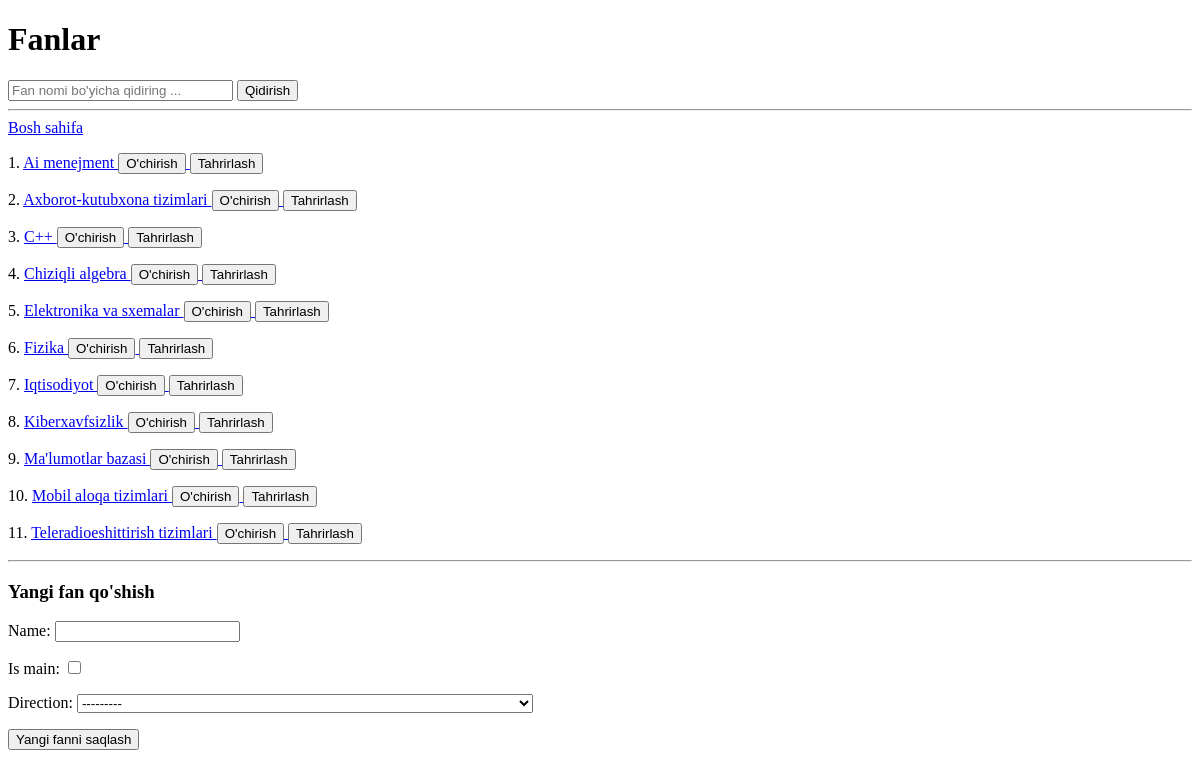
Before: /subjects/ with the older database file.
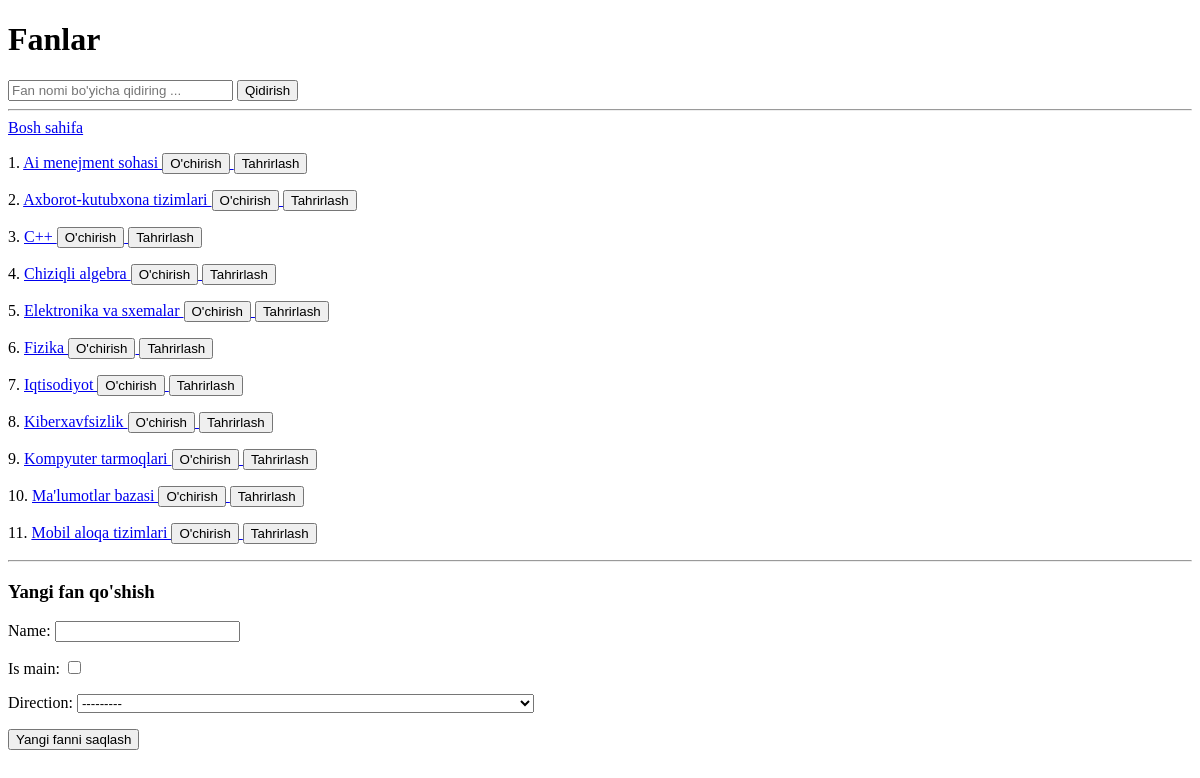
After: the same page with the newer database file.
### main/models.py (models this page shows, shortened)
class Subject(models.Model):
    name = models.CharField(max_length=200)
    is_main = models.BooleanField(default=False)
    direction = models.ForeignKey(Direction, on_delete=models.SET_NULL, null=True)

class Direction(models.Model):
    name = models.CharField(max_length=200)
    is_active = models.BooleanField(default=True)
    def __str__(self):
        return self.name

### main/views.py (the view)
# urls.py: path('subjects/',subjects_view, name='subjects'),
def subjects_view(request):
    form = SubjectForm()
    if request.method == 'POST':
        form = SubjectForm(request.POST)
        if form.is_valid():
            form.save()
        return redirect('subjects')
    subjects = Subject.objects.order_by('name')
    search = request.GET.get('search')
    if search is not None:
        subjects = Subject.objects.filter(name__contains=search)
    context = {
        'subjects': subjects,
        'form': form,
        'search': search,
    }
    return render(request, 'subjects.html', context)

### main/forms.py
class SubjectForm(forms.ModelForm):
    class Meta:
        model = Subject
        fields = '__all__'

### Template/subjects.html (shortened to what this page needs)
<!DOCTYPE html>
<html lang="uz">
<head>
</head>
<body>
    <h1>Fanlar</h1>
    <form method="get">
        <input type="text" name="search" placeholder="Fan nomi bo'yicha qidiring ..." size="25" {% if search %} value="{{ search }}" {% endif %}>
        <button type="submit">Qidirish</button>
    </form>
    <hr>
    <a href="/">Bosh sahifa</a>
    {% for subject in subjects %}
        <p>{{ forloop.counter }}.
            <a href="/subjects/{{ subject.id }}/">
                {{ subject.name }}
            </a>
            <a href="{% url 'subject-delete' subject.id %}">
                <button type="submit">O'chirish</button>
            </a>
            <a href="{% url 'subject-update' subject.id %}">
                <button>Tahrirlash</button>
            </a>
        </p>
    {% endfor %}
    <hr>
    <h3>Yangi fan qo'shish</h3>
    <form method="post">
        {{ form.as_p }}
        <button type="submit">Yangi fanni saqlash</button>
    </form>
</body>
</html>

Changed rows visible on the page:
removed Subject: name "Teleradioeshittirish tizimlari"
changed Subject: name "Ai menejment" → "Ai menejment sohasi"
added Subject: name "Kompyuter tarmoqlari"
